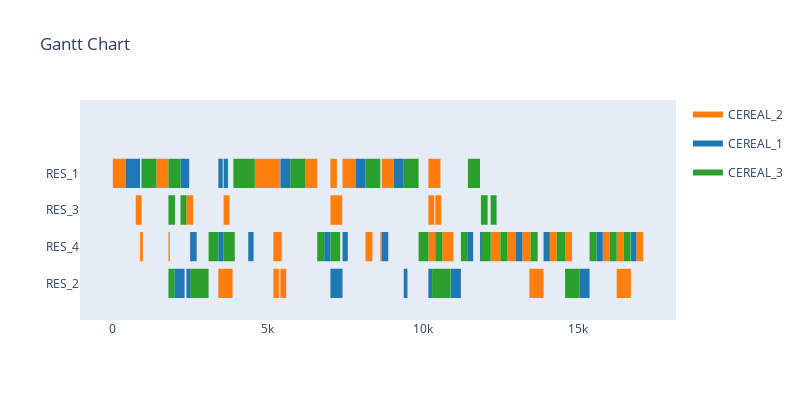

Notebook code for this chart:
### Code cell
simulation = sim_randomised.Env("data/useCase_2_stages.json",visualise=True)

while simulation.alive:
    
    #print(list(simulation.possible_actions.items()))

    action_order = random.choice(list(simulation.possible_actions.keys()))
    action_resource = random.choice(simulation.possible_actions[action_order])
    
    #print("Action is taken: " , (action_order,action_resource))
    #print()
    simulation.step((action_order,action_resource))

### Figure 1 — Plotly figure (JSON) as saved in the notebook; plotly's stock layout.template omitted (floating-point values rounded to 4 significant figures; data arrays with more than 128 entries replaced by an {"elided": "..."} marker saying what was removed)
{"data": [{"fill": "toself", "fillcolor": "rgb(255, 127, 14)", "hoverinfo": "name", "legendgroup": "rgb(255, 127, 14)", "mode": "none", "name": "CEREAL_2", "showlegend": true, "type": "scatter", "x": {"elided": "239 int values"}, "y": {"elided": "239 float values"}}, {"fill": "toself", "fillcolor": "rgb(31, 119, 180)", "hoverinfo": "name", "legendgroup": "rgb(31, 119, 180)", "mode": "none", "name": "CEREAL_1", "showlegend": true, "type": "scatter", "x": {"elided": "149 int values"}, "y": {"elided": "149 float values"}}, {"fill": "toself", "fillcolor": "rgb(44, 160, 44)", "hoverinfo": "name", "legendgroup": "rgb(44, 160, 44)", "mode": "none", "name": "CEREAL_3", "showlegend": true, "type": "scatter", "x": {"elided": "159 int values"}, "y": {"elided": "159 float values"}}, {"legendgroup": "rgb(255, 127, 14)", "marker": {"color": "rgb(255, 127, 14)", "opacity": 0, "size": 1}, "mode": "markers", "name": "", "showlegend": false, "text": [null, null, null, null, null, null, null, null, null, null, null, null, null, null, null, null, null, null, null, null, null, null, null, null, null, null, null, null, null, null, null, null, null, null, null, null, null, null, null, null, null, null, null, null, null, null, null, null, null, null, null, null, null, null, null, null, null, null, null, null, null, null, null, null, null, null, null, null, null, null, null, null, null, null, null, null, null, null, null, null, null, null, null, null, null, null, null, null, null, null, null, null, null, null, null, null], "type": "scatter", "x": [0, 210, 210, 420, 740, 930, 880, 925, 925, 970, 1405, 1795, 1795, 1840, 2375, 2590, 3405, 3865, 3575, 3765, 4580, 4970, 4970, 5180, 5180, 5390, 5180, 5405, 5180, 5370, 5405, 5450, 5405, 5595, 6205, 6595, 7020, 7210, 7020, 7230, 7210, 7400, 7410, 7620, 7620, 7830, 8150, 8375, 8630, 8675, 8675, 9065, 10180, 10405, 10180, 10370, 10180, 10570, 10405, 10595, 10630, 10855, 10855, 10900, 10900, 10945, 10945, 10990, 12190, 12415, 12415, 12460, 12460, 12505, 12730, 12955, 12955, 13000, 13210, 13435, 13435, 13480, 13435, 13895, 14095, 14320, 14590, 14815, 15805, 16030, 16255, 16480, 16255, 16715, 16885, 17110], "y": [3, 3, 3, 3, 2, 2, 1, 1, 1, 1, 3, 3, 1, 1, 2, 2, 0, 0, 2, 2, 3, 3, 3, 3, 3, 3, 1, 1, 0, 0, 1, 1, 0, 0, 3, 3, 2, 2, 3, 3, 2, 2, 3, 3, 3, 3, 1, 1, 1, 1, 3, 3, 1, 1, 2, 2, 3, 3, 2, 2, 1, 1, 1, 1, 1, 1, 1, 1, 1, 1, 1, 1, 1, 1, 1, 1, 1, 1, 1, 1, 1, 1, 0, 0, 1, 1, 1, 1, 1, 1, 1, 1, 0, 0, 1, 1]}, {"legendgroup": "rgb(31, 119, 180)", "marker": {"color": "rgb(31, 119, 180)", "opacity": 0, "size": 1}, "mode": "markers", "name": "", "showlegend": false, "text": [null, null, null, null, null, null, null, null, null, null, null, null, null, null, null, null, null, null, null, null, null, null, null, null, null, null, null, null, null, null, null, null, null, null, null, null, null, null, null, null, null, null, null, null, null, null, null, null, null, null, null, null, null, null, null, null, null, null, null, null], "type": "scatter", "x": [420, 740, 740, 880, 1985, 2315, 2185, 2465, 2375, 2495, 2495, 2705, 3405, 3575, 3405, 3545, 3575, 3715, 4370, 4540, 5405, 5725, 6820, 6990, 6990, 7020, 7020, 7410, 7410, 7580, 7830, 8150, 8675, 8885, 9065, 9385, 9385, 9505, 10180, 10300, 10900, 11230, 11455, 11625, 11845, 11875, 13000, 13210, 13895, 14065, 14065, 14095, 15050, 15380, 15605, 15775, 15775, 15805, 16715, 16885], "y": [3, 3, 3, 3, 0, 0, 3, 3, 0, 0, 1, 1, 1, 1, 3, 3, 3, 3, 1, 1, 3, 3, 1, 1, 1, 1, 0, 0, 1, 1, 3, 3, 1, 1, 3, 3, 0, 0, 0, 0, 0, 0, 1, 1, 1, 1, 1, 1, 1, 1, 1, 1, 0, 0, 1, 1, 1, 1, 1, 1]}, {"legendgroup": "rgb(44, 160, 44)", "marker": {"color": "rgb(44, 160, 44)", "opacity": 0, "size": 1}, "mode": "markers", "name": "", "showlegend": false, "text": [null, null, null, null, null, null, null, null, null, null, null, null, null, null, null, null, null, null, null, null, null, null, null, null, null, null, null, null, null, null, null, null, null, null, null, null, null, null, null, null, null, null, null, null, null, null, null, null, null, null, null, null, null, null, null, null, null, null, null, null, null, null, null, null], "type": "scatter", "x": [925, 1405, 1795, 2185, 1795, 1985, 1795, 2010, 2185, 2375, 2495, 3090, 3090, 3405, 3575, 3890, 3890, 3935, 3890, 4370, 4370, 4580, 5725, 6205, 6595, 6820, 7020, 7335, 8150, 8630, 9385, 9865, 9865, 10180, 10300, 10895, 10405, 10630, 11230, 11455, 11455, 11845, 11875, 12190, 11875, 12090, 12190, 12380, 12505, 12730, 13480, 13705, 14320, 14545, 14545, 14590, 14590, 15050, 15380, 15605, 16030, 16255, 16480, 16705], "y": [3, 3, 3, 3, 0, 0, 2, 2, 2, 2, 0, 0, 1, 1, 1, 1, 1, 1, 3, 3, 3, 3, 3, 3, 1, 1, 1, 1, 3, 3, 3, 3, 1, 1, 0, 0, 1, 1, 1, 1, 3, 3, 1, 1, 2, 2, 2, 2, 1, 1, 1, 1, 1, 1, 1, 1, 0, 0, 1, 1, 1, 1, 1, 1]}], "layout": {"autosize": false, "height": 400, "hovermode": "closest", "showlegend": true, "title": {"text": "Gantt Chart"}, "width": 800, "xaxis": {"rangeselector": {"buttons": [{"count": 7, "label": "1w", "step": "day", "stepmode": "backward"}, {"count": 1, "label": "1m", "step": "month", "stepmode": "backward"}, {"count": 6, "label": "6m", "step": "month", "stepmode": "backward"}, {"count": 1, "label": "YTD", "step": "year", "stepmode": "todate"}, {"count": 1, "label": "1y", "step": "year", "stepmode": "backward"}, {"step": "all"}]}, "showgrid": false, "type": "linear", "zeroline": false}, "yaxis": {"autorange": false, "range": [-1, 5], "showgrid": false, "ticktext": ["RES_2", "RES_4", "RES_3", "RES_1"], "tickvals": [0, 1, 2, 3], "zeroline": false}}}
